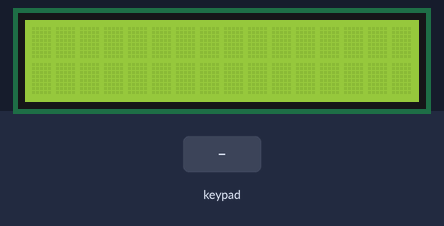
Recording of a sketch running on a simulated Arduino Uno, built with avr-gcc and run on an emulated ATmega328P. Parts: 16×2 character LCD. Wiring (inferred from the names in the program): 4×4 keypad: rows pin 10, pin 11, pin 12, pin 13; columns A0, A1, A2, A3. The inputs (shaded band) are chosen by the test bench.

Above: at 1.2 s.
1.3 s: keypad keys 1 3 9 7 2 2 2 2 pressed 0.4 s apart
At 3.3 s:
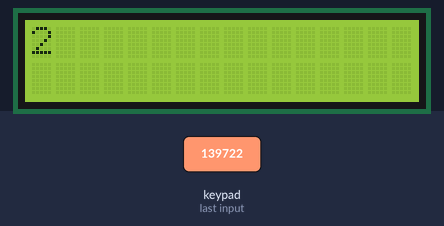
6.0 s: key '4' pressed
At 6.9 s:
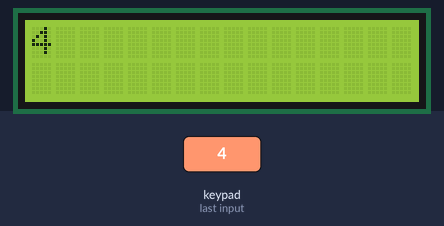
7.5 s: key '5' pressed
At 8.0 s:
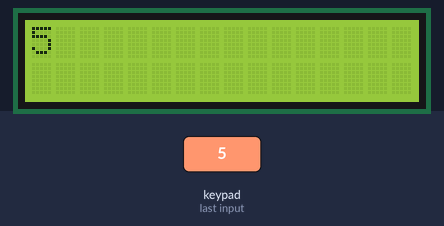
9.0 s: keypad keys 1 3 9 7 2 2 2 2 A pressed 0.4 s apart
At 12.8 s:
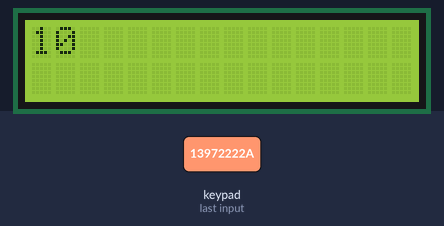
Timing chart, 0 to 14.3 s (numbered marks = the images above; inputs shaded):
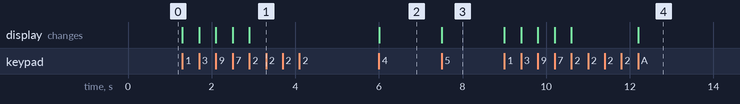

The sketch:

Keypad_LCD_v2.ino
```cpp
#include <LiquidCrystal.h>

LiquidCrystal lcd(8, 9, 4, 5, 6, 7);

byte row = 0, col = 0;

const byte rowPins[] = {10, 11, 12, 13};
const byte colPins[] = {A0, A1, A2, A3};
const byte keymap[4][4] = {
  {1, 2, 3, 4},
  {5, 6, 7, 8},
  {9, 10, 11, 12},
  {13, 14, 15, 16}
};

void setup() {
  for (int i = 0; i < 4; i++) {
    pinMode(rowPins[i], INPUT_PULLUP);
    pinMode(colPins[i], OUTPUT);
    digitalWrite(colPins[i], HIGH);
  }
  lcd.begin(16, 2);
  lcd.setCursor(0, 0);
  lcd.noCursor();
}

void loop() {
  byte keyIndex = 0;
  lcd.setCursor(0, 0);
  if (keyscan(keyIndex)) {
    lcd.clear();
    lcd.print(keyIndex);
  }
}

bool keyscan(byte &keyIndex) {
  for (byte c = 0; c < 4; c++) {
    digitalWrite(colPins[c], LOW);
    delayMicroseconds(100);
    for (byte r = 0; r < 4; r++) {
      if (digitalRead(rowPins[r]) == LOW) {
        keyIndex = keymap[r][c];
        digitalWrite(colPins[c], HIGH);
        return true;
      }
    }
    digitalWrite(colPins[c], HIGH);
  }
  return false;
}
```

Measured:
- after the input at 1.3 s, the display: first changes at once (image 1 shows a later state)
- after the input at 6.0 s, the display: changes at once (image 2)
- after the input at 7.5 s, the display: changes at once (image 3)
- after the input at 9.0 s, the display: first changes at once (image 4 shows a later state)
